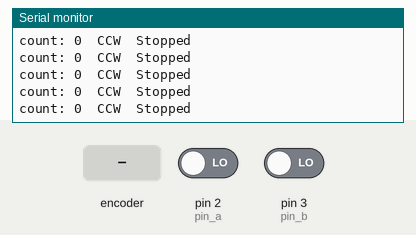
Simulated run of this sketch. Board: Arduino Uno, built with avr-gcc and run on an emulated ATmega328P. Shown: the last lines printed to the serial monitor. Inputs (shaded band) come from the test bench; at power-on: pin 2 (pin_a) LOW, pin 3 (pin_b) LOW.

Above: at 1.2 s.
1.3 s: rotary encoder on pin 2 (pin_a) / pin 3 (pin_b) turned 1 step (first pin leading)
At 1.9 s:
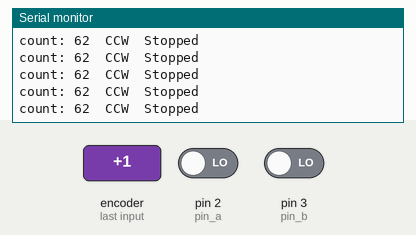
3.0 s: rotary encoder on pin 2 (pin_a) / pin 3 (pin_b) turned 1 step (first pin leading)
At 4.1 s:
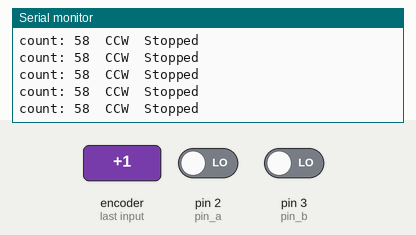
6.2 s: rotary encoder on pin 2 (pin_a) / pin 3 (pin_b) turned 1 step (first pin leading)
At 7.2 s:
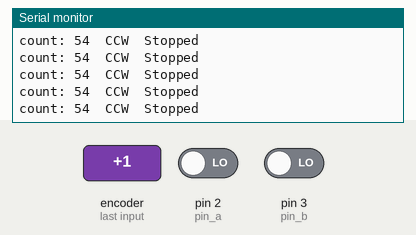
9.4 s: rotary encoder on pin 2 (pin_a) / pin 3 (pin_b) turned 1 step (first pin leading)
At 10.3 s:
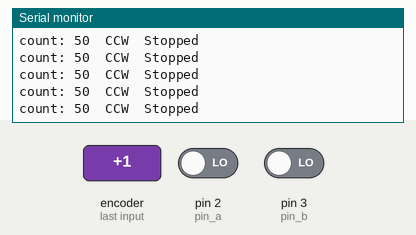
12.6 s: rotary encoder on pin 2 (pin_a) / pin 3 (pin_b) turned 1 step (first pin leading)
At 13.7 s:
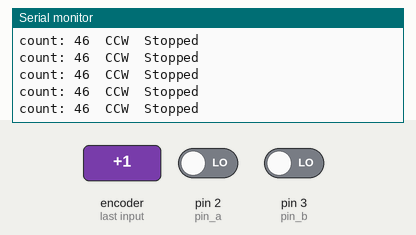
Timing chart, 0 to 15.6 s (numbered marks = the images above; inputs shaded):
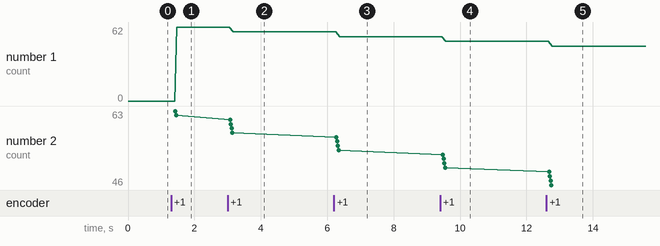

Measured:
- after the input at 1.3 s, the serial monitor: prints a new line after 0.13 s (image 1)
- after the input at 3.0 s, the serial monitor: prints a new line after 0.08 s (image 2)
- after the input at 6.2 s, the serial monitor: prints a new line after 0.08 s (image 3)
- after the input at 9.4 s, the serial monitor: prints a new line after 0.08 s (image 4)
- after the input at 12.6 s, the serial monitor: prints a new line after 0.08 s (image 5)
- plotted number 1: 0 → 62 after the input at 1.3 s, 62 → 58 after the input at 3.0 s, 58 → 54 after the input at 6.2 s, 54 → 50 after the input at 9.4 s, 50 → 46 after the input at 12.6 s
- plotted number 2: 62 → 58 after the input at 3.0 s, 58 → 54 after the input at 6.2 s, 54 → 50 after the input at 9.4 s, 50 → 46 after the input at 12.6 s

The sketch:

lab5_1.ino
```cpp
/* Team: Sebastian Villa, Logan Morris, Alan Gregory
 * Assignment:
 * Write a program that displays the encoder count value and rotation direction.
 * Because it is a 16-ppr (or 6-ppr) quadrature encoder, the number of counts per revolution
 * is 64 (or 24). You need to give at least 5-ms delay before reading again to accommodate
 * the contact bounce. Use a flat screw driver to rotate the encoder shaft to test your code.
 */

#define pin_a 2
#define pin_b 3
char lastState, newState; // A or B
bool stateA, stateB;
unsigned int count = 0;
bool dir = 0;        // direction of robot: 1:true:CW:A-Leading  & 0:false:CCW:B-leading
bool stopped = true; // if robot moving last read alt to moving=false
char arr[4];
int index = 0;
/* Order
 * 1/CW : A -> D/neither -> B -> C/both |
 *      ^-------------------------|
 * B is leading
 *
 * 0/CCW :A -> C/both -> B -> D?neither |
 *      ^-------------------------|
 * A is leading
 *
 */


void setup()
{
    Serial.begin(9600);
    pinMode(pin_a, INPUT);
    pinMode(pin_b, INPUT);

    lastState = Update(stateA,stateB);

}

void loop()
{
    delay(10);
    stateA = digitalRead(pin_a);
    stateB = digitalRead(pin_b);
    newState = Update(stateA,stateB);

    switch (lastState)
    {
    case 'A':
        if (newState=='A')
            stopped=true;
        else if (newState=='D') // neither
        {
            stopped=false;
            dir = 1; // CW
            count++;
        }
        else if (newState=='C') // both
        {
            stopped=false;
            dir = 0; // CCW
            count--;
        }
        break;

    case 'B':
        if (newState=='B')
            stopped=true;
        else if (newState=='C') // both
        {
            stopped=false;
            dir = 1; // CW
            count++;
        }
        else if (newState=='D') // neither
        {
            stopped=false;
            dir = 0; // CCW
            count--;

        }
        break;

    case 'C': // both
        if (newState=='C')// both
            stopped=true;
        else if (newState=='A')
        {
            stopped=false;
            dir = 1; // CW
            count++;
        }
        else if (newState=='B')
        {
            stopped=false;
            dir = 0; // CCW
            count--;
        }
        break;

    case 'D': // neither
        if (newState=='D')// neither
            stopped=true;
        else if (newState=='B')
        {
            stopped=false;
            dir = 1; // CW
            count++;
        }
        else if (newState=='A')
        {
            stopped=false;
            dir = 0; // CCW
            count--;
        }
        break;

    default:
        break;
    }
    //mod count to encoder revolution scale
    count %= 64;

    Serial.print("count: ");
    Serial.print(count);
    Serial.print('\t');
    Serial.print( dir? "CW\t" : "CCW\t");
    Serial.println(stopped? "Stopped" : "Moving");

    lastState = newState;

    //         if (dir == 0){

    //         count += 1
    //     }
    //     Serial.println("A");
    //     dir = 1
    // }
    // else if (digitalRead(pin_b))
    // {
    //      if (dir == 1){

    //         count += 1
    //     }
    //     Serial.println("B");
    //     dir = 0
    // }
    // delay(5);
}


char Update(bool stateA, bool stateB)
{
    char last;
    if (stateA && stateB)
    {
        last='C';//both
    }
    else if ((!stateA) && (!stateB))
    {
        last = 'D';//neither
    }
    else
    {

        if (stateA)
        {
            last = 'A';
        }
        if (stateB)
        {
            last ='B';
        }
    }
    //Serial.println(last);
    return last;
}
```
